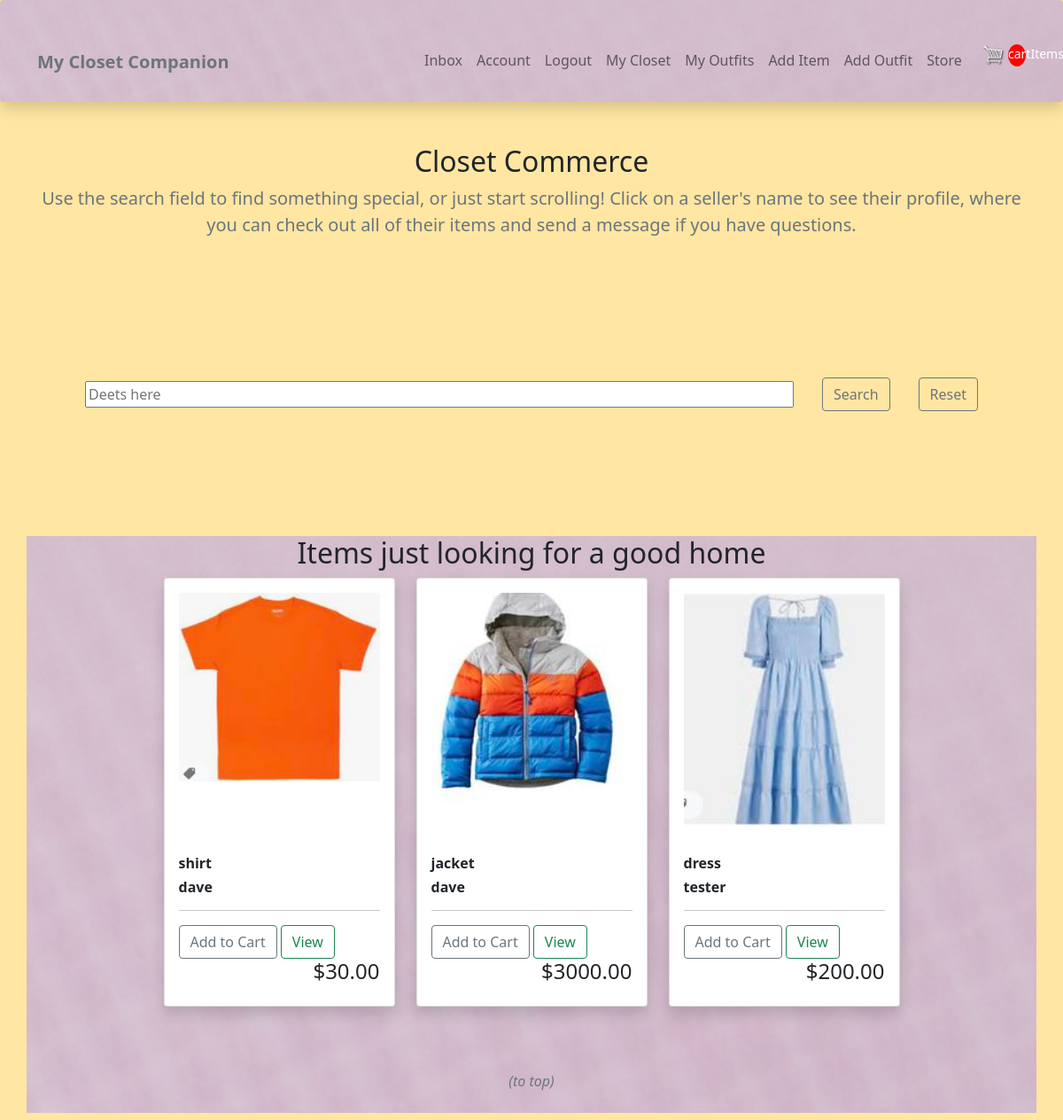
/store/ (signed in), run on the app's committed database.
### wardrobe/models.py (models this page shows, shortened)
class Item(models.Model):
    top = 'top'
    bottom = 'bottom'
    dress = 'dress'
    shoe = 'shoe'
    outerwear = 'outerwear'
    handbag = 'handbag'
    other = 'other'
    item_type = [
        (top, 'top'),
        (bottom, 'bottom'),
        (dress, 'dress'),
        (shoe, 'shoe'),
        (outerwear, 'outerwear'),
        (handbag, 'handbag'),
        (other, 'other'),
    ]
    owner = models.ForeignKey(Profile, null=True, blank=True, on_delete=models.CASCADE)
    name = models.CharField(max_length=100)
    description = models.TextField(max_length=300, blank=True, null=True)
    type = models.CharField(max_length=100, choices = item_type, default=shoe)
    image = ResizedImageField(size=[200, 200], upload_to="images")
    sell = models.BooleanField(default=False)
    price = models.DecimalField(max_digits=7, decimal_places=2, blank=True, null=True)
    tags = models.ManyToManyField('Tag', blank=True)
    created = models.DateTimeField(auto_now_add=True)
    id = models.UUIDField(default=uuid.uuid4, unique=True, primary_key=True, editable=False)
    @property
    def imageURL(self):
        try:
            url = self.image.url
        except:
            url = ''
        return url

### user/models.py (models this page shows)
class Profile(models.Model):
    user = models.OneToOneField(
        User, on_delete=models.CASCADE, null=True, blank=True)
    name = models.CharField(max_length=200, blank=True, null=True)
    email = models.EmailField(max_length=500, blank=True, null=True)
    username = models.CharField(max_length=200, blank=True, null=True)
    location = models.CharField(max_length=200, blank=True, null=True)
    short_intro = models.CharField(max_length=200, blank=True, null=True)
    profile_image = models.ImageField(
        null=True, blank=True, upload_to='profiles/', default="profiles/user-default.png")
    social_instagram = models.CharField(max_length=200, blank=True, null=True)
    created = models.DateTimeField(auto_now_add=True)
    id = models.UUIDField(default=uuid.uuid4, unique=True,
                          primary_key=True, editable=False)
    def __str__(self):
        return str(self.username)

### store/views.py (the view)
# urls.py: path('store/', include('store.urls')),
@login_required(login_url="login")
def store(request):
    data = cartData(request)
    cartItems = data['cartItems']
    items = Item.objects.filter(sell=True)
    context = {'items': items}
    return render(request, 'store/store.html', context)

### store/models.py (called while the page is built)
    @property
    def get_cart_items(self):
        orderitems = self.orderitem_set.all()
        total = sum([item.quantity for item in orderitems])
        return total

### store/utils.py (called while the page is built)
def cartData(request):
	if request.user.is_authenticated:
		customer = request.user.profile
		order, created = Order.objects.get_or_create(customer=customer, complete=False)
		orderItems = order.orderitem_set.all()
		cartItems = order.get_cart_items
	else:
		return redirect('login')
	return {'cartItems': cartItems ,'order': order, 'orderItems': orderItems}

### store/templates/store/store.html (shortened to what this page needs)
{% extends 'main.html' %}
{% load static %}
{% block content %}
<div class="container-lg">
    <div class="text-center">
        <h2>Closet Commerce</h2>
        <p class="lead text-muted">Use the search field to find something special, or just start scrolling! Click on a seller's name to see their profile, where you can check out all of their items and send a message if you have questions.</p>
    </div>
</div>
<section class="hero-section text-center">
      <div class="container container--narrow">
          <div class="hero-section__search">
              <form id='searchForm' class="form" action="" method="GET">
                  <div class="form__field">
                      <input class="input input--text" id="formInput#search" type="text" name="search_query"
                          placeholder="Deets here" value="" />
                  </div>
                  <input class="btn btn-outline-secondary" type="submit" value="Search" />
                  <input class="btn btn-outline-secondary" type="submit" value="Reset" name='' />
              </form>
          </div>
      </div>
  </section>
  <div class="container-lg bg-light texture">
      <div class="text-center">
        <h2>Items just looking for a good home</h2>
      </div>
      <div class="row my-2 justify-content-center">
      {% for item in items %}
      {% if item.price %}
        <div class="col-8 col-lg-4 col-xl-3 mb-3 d-flex align-items-stretch">
          <div class="card-group">
            <div class="card shadow p-3 mb-5 bg-body rounded" >
              <img src="{{item.imageURL}}" class="card-img-top">
              <div class="card-body">
              </div>
               <div class="box-element product">
                <h6><strong>{{item.name}}</strong></h6>
                <h6><strong>{{item.owner}}</strong></h6>
                <hr>
                <button data-product={{item.id}} data-action="add" class="btn btn-outline-secondary add-btn update-cart">Add to Cart</button>
                <a href="#" class="btn btn-outline-success">View</a>
                <h4 style="display: inline-block; float: right">${{item.price|floatformat:2}}</h4>
            </div>
            </div>
          </div>
        </div>
        {% endif %}
      {% endfor %}
      <a class="nav-link text-center" href="#"><p class="fst-italic fw-light text-muted">(to top)</p></a>
      </div>
    </div>
{% endblock %}

### static/css/wardrobe.css (style rules this page uses)
body { background-color: #ffe6a2 }
.texture { background-image: url('/static/images/texture1.png'); background-repeat: no-repeat; background-size: cover; }
.form { display: block; }
.form__field { margin-top: 1.5rem; margin-bottom: 1.5rem; }
.hero-section { height: 40vh; display: flex; align-items: center; background-color: var(--color-sub); }
.hero-section__search > .form { display: flex; align-items: center; justify-content: center; gap: 2rem; }
.hero-section__search > .form input.input--text { width: 50rem; }

### data on the page
Item: imageURL (picture), name "shirt", owner "dave", price "30.00"
Item: imageURL (picture), name "jacket", owner "dave", price "3000.00"
Item: imageURL (picture), name "dress", owner "tester", price "200.00"
